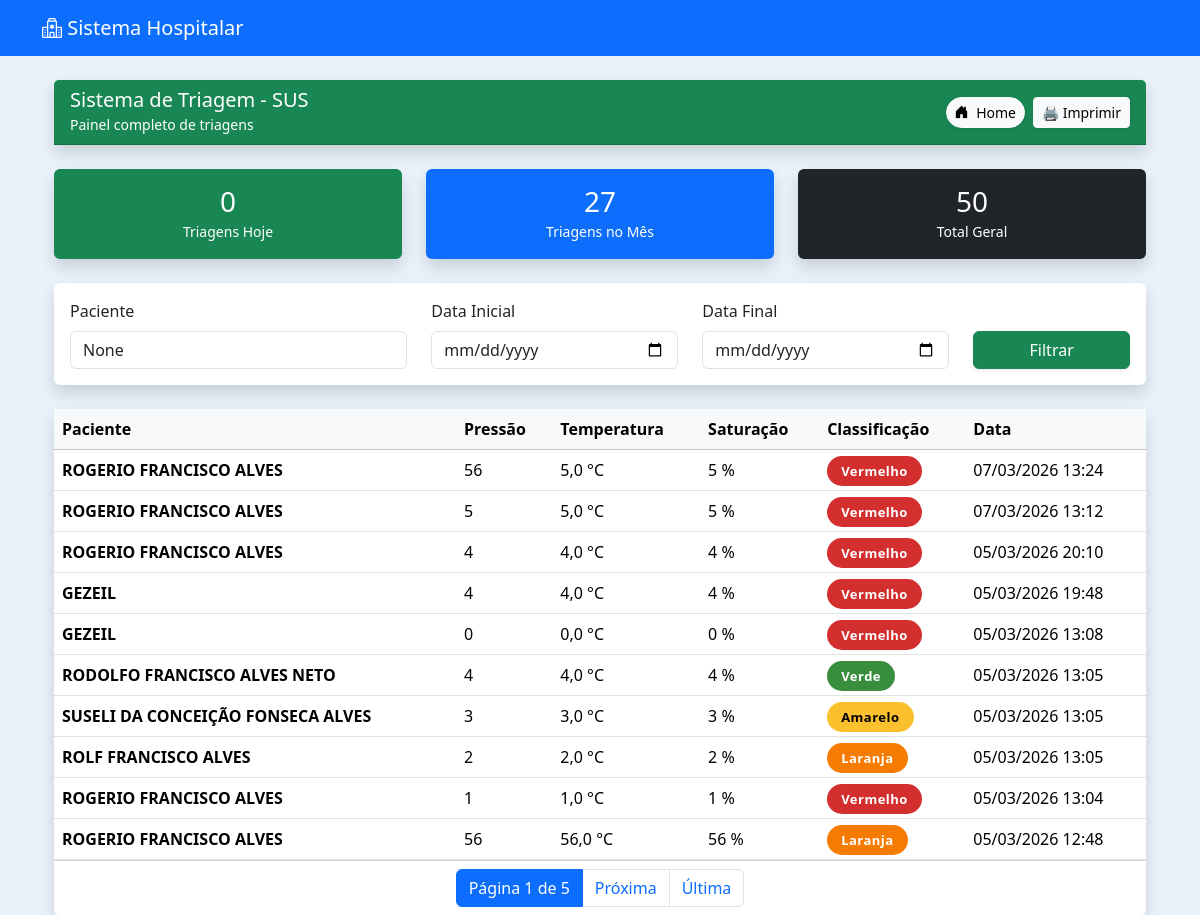
Page /triagem/historico/ (signed in) on the earlier database version.
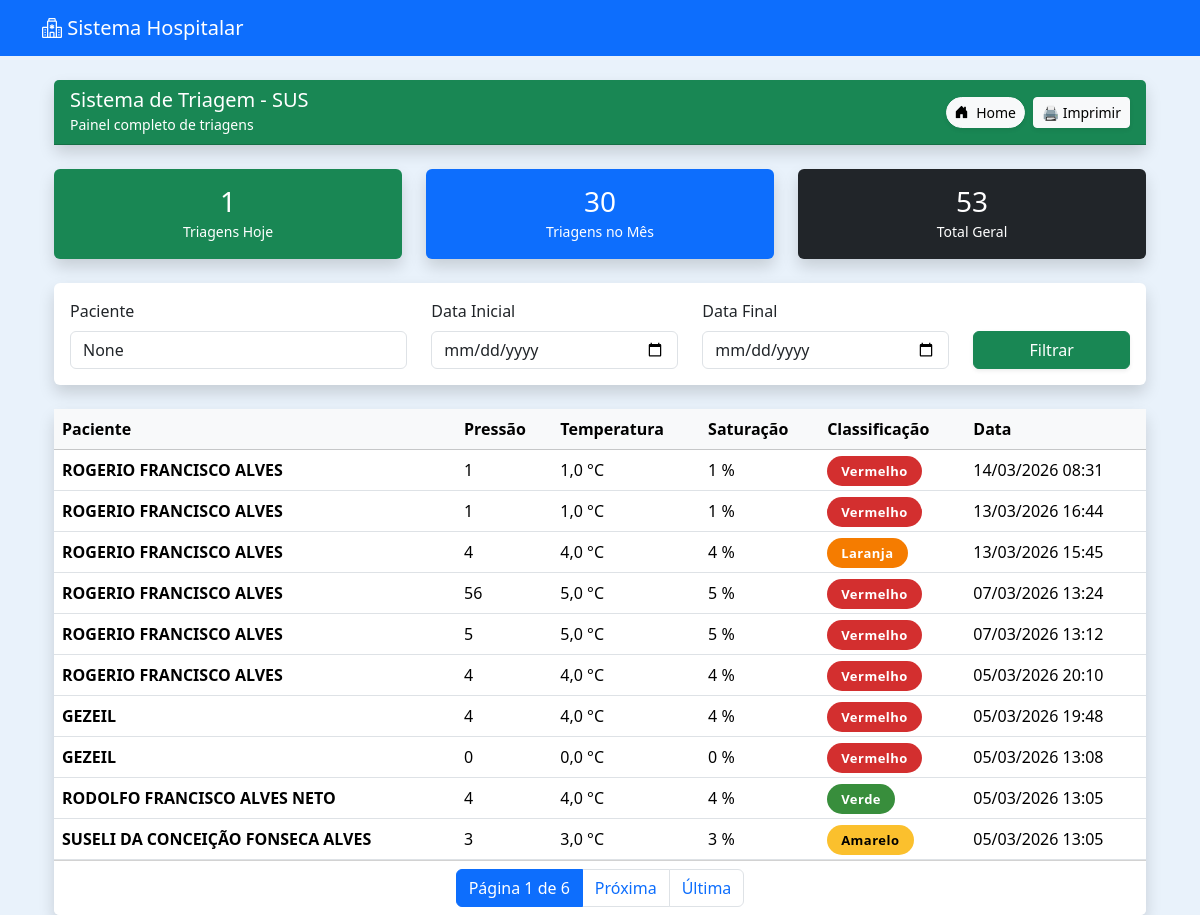
Same page on the later database version.
### triagem/models.py (models this page shows, shortened)
class Triagem(models.Model):
    RISCO_CHOICES = [
        ('Vermelho', 'Vermelho'),
        ('Laranja', 'Laranja'),
        ('Amarelo', 'Amarelo'),
        ('Verde', 'Verde'),
        ('Azul', 'Azul'),
    ]
    agendamento = models.OneToOneField(Agendamento, on_delete=models.CASCADE)
    paciente = models.ForeignKey(Paciente, on_delete=models.CASCADE)
    enfermeiro = models.ForeignKey(
        Usuario,
        on_delete=models.SET_NULL,
        null=True,
        blank=True,
        related_name="triagens_realizadas"
    )
    pressao_arterial = models.CharField(max_length=20)
    temperatura = models.DecimalField(max_digits=4, decimal_places=1)
    frequencia_cardiaca = models.IntegerField()
    saturacao = models.IntegerField()
    classificacao_risco = models.CharField(
        max_length=10,
        choices=RISCO_CHOICES,
        blank=True,
        null=True
    )
    observacoes = models.TextField(blank=True, null=True)
    atendido = models.BooleanField(default=False)
    data_triagem = models.DateTimeField(auto_now_add=True)
    entrou_fila = models.DateTimeField(null=True, blank=True)
    iniciou_atendimento = models.DateTimeField(null=True, blank=True)
    tempo_espera_minutos = models.IntegerField(null=True, blank=True)

### pacientes/models.py (models this page shows, shortened)
class Paciente(models.Model):
    nome = models.CharField(max_length=100)
    nome_social = models.CharField(max_length=100, blank=True, null=True)
    nome_mae = models.CharField(max_length=100)
    nome_pai = models.CharField(max_length=100, blank=True, null=True)
    cpf = models.CharField(
        max_length=14,
        unique=True,
        validators=[
            RegexValidator(
                r'^\d{3}\.\d{3}\.\d{3}-\d{2}$',
                'CPF inválido! Use XXX.XXX.XXX-XX'
            )
        ]
    )
    data_nascimento = models.DateField()
    SEXO_BIOLOGICO_CHOICES = [
        ('M', 'Masculino'),
        ('F', 'Feminino'),
        ('I', 'Intersexo'),
    ]
    sexo_biologico = models.CharField(max_length=1, choices=SEXO_BIOLOGICO_CHOICES)
    identidade_genero = models.CharField(max_length=50)
    orientacao_sexual = models.CharField(max_length=50)
    NACIONALIDADE_CHOICES = [
        ('BRASILEIRA', 'Brasileira'),
        ('ARGENTINA', 'Argentina'),
        ('BOLIVIANA', 'Boliviana'),
        ('CHILENA', 'Chilena'),
        ('COLOMBIANA', 'Colombiana'),
        ('PARAGUAIA', 'Paraguaia'),
        ('PERUANA', 'Peruana'),
        ('URUGUAIA', 'Uruguaia'),
        ('VENEZUELANA', 'Venezuelana'),
        ('OUTRA', 'Outra'),
    ]
    nacionalidade = models.CharField(
        max_length=20,
        choices=NACIONALIDADE_CHOICES,
        default='BRASILEIRA'
    )
    naturalidade = models.CharField(max_length=100)
    RACA_COR_CHOICES = [
        ('BRANCA', 'Branca'),
        ('PRETA', 'Preta'),
        ('PARDA', 'Parda'),
        ('AMARELA', 'Amarela'),
        ('INDIGENA', 'Indígena'),
    ]
    raca_cor = models.CharField(max_length=10, choices=RACA_COR_CHOICES)
    ESTADO_CIVIL_CHOICES = [
        ('SOLTEIRO', 'Solteiro(a)'),
        ('CASADO', 'Casado(a)'),
        ('DIVORCIADO', 'Divorciado(a)'),
        ('VIUVO', 'Viúvo(a)'),
        ('UNIAO_ESTAVEL', 'União Estável'),
    ]
    estado_civil = models.CharField(max_length=20, choices=ESTADO_CIVIL_CHOICES)
    ESCOLARIDADE_CHOICES = [
        ('SEM_INSTRUCAO', 'Sem instrução'),
        ('FUNDAMENTAL_INCOMPLETO', 'Fundamental incompleto'),
        ('FUNDAMENTAL_COMPLETO', 'Fundamental completo'),
        ('MEDIO_INCOMPLETO', 'Médio incompleto'),
        ('MEDIO_COMPLETO', 'Médio completo'),
        ('SUPERIOR_INCOMPLETO', 'Superior incompleto'),
        ('SUPERIOR_COMPLETO', 'Superior completo'),
        ('POS_GRADUACAO', 'Pós-graduação'),
        ('MESTRADO', 'Mestrado'),
        ('DOUTORADO', 'Doutorado'),
    ]
    escolaridade = models.CharField(max_length=30, choices=ESCOLARIDADE_CHOICES)
    profissao = models.CharField(max_length=50)
    rg = models.CharField(max_length=20)
    orgao_emissor = models.CharField(max_length=10)
    UF_CHOICES = [
        ('AC','AC'), ('AL','AL'), ('AP','AP'), ('AM','AM'),
        ('BA','BA'), ('CE','CE'), ('DF','DF'), ('ES','ES'),
        ('GO','GO'), ('MA','MA'), ('MT','MT'), ('MS','MS'),
        ('MG','MG'), ('PA','PA'), ('PB','PB'), ('PR','PR'),
        ('PE','PE'), ('PI','PI'), ('RJ','RJ'), ('RN','RN'),
        ('RS','RS'), ('RO','RO'), ('RR','RR'), ('SC','SC'),
        ('SP','SP'), ('SE','SE'), ('TO','TO'),
    ]
    uf_rg = models.CharField(max_length=2, choices=UF_CHOICES)
    cep = models.CharField(
        max_length=9,
        validators=[
            RegexValidator(
                r'^\d{5}-\d{3}$',
                'CEP inválido! Use XXXXX-XXX'
            )
        ]
    )
    endereco = models.CharField(max_length=100)
    numero = models.CharField(max_length=10)
    complemento = models.CharField(max_length=50, blank=True, null=True)
    bairro = models.CharField(max_length=50)
    municipio = models.CharField(max_length=50)
    uf = models.CharField(max_length=2, choices=UF_CHOICES)
    ZONA_CHOICES = [
        ('URBANA', 'Urbana'),
        ('RURAL', 'Rural'),
    ]
    zona = models.CharField(max_length=6, choices=ZONA_CHOICES)
    telefone_fixo = models.CharField(
        max_length=15,
        blank=True,
        null=True,
        validators=[
            RegexValidator(
                r'^\(\d{2}\)\s\d{4}-\d{4}$',
                'Telefone inválido! Use (XX) XXXX-XXXX'
            )
        ]
    )
    celular = models.CharField(
        max_length=15,
        validators=[
            RegexValidator(
                r'^\(\d{2}\)\s\d{5}-\d{4}$',
                'Celular inválido! Use (XX) XXXXX-XXXX'
            )
        ]
    )
    whatsapp = models.BooleanField(default=False)
    email = models.EmailField(blank=True, null=True)
    cartao_sus = models.CharField(max_length=18, blank=True, null=True)
    criado_por = models.ForeignKey(
        User,
        on_delete=models.SET_NULL,
        null=True,
        blank=True,
        related_name='pacientes_criados'
    )
    data_criacao = models.DateTimeField(default=timezone.now, editable=False)
    data_atualizacao = models.DateTimeField(auto_now=True)

### triagem/views.py (the view)
# urls.py: path('historico/', views.historico_triagens, name='historico_triagens'),
@login_required
def historico_triagens(request):
    triagens = Triagem.objects.select_related(
        'paciente', 'enfermeiro'
    ).order_by('-data_triagem')
    busca = request.GET.get('busca')
    data_inicio = request.GET.get('data_inicio')
    data_fim = request.GET.get('data_fim')
    if busca:
        triagens = triagens.filter(
            paciente__nome__icontains=busca
        )
    if data_inicio:
        triagens = triagens.filter(
            data_triagem__date__gte=data_inicio
        )
    if data_fim:
        triagens = triagens.filter(
            data_triagem__date__lte=data_fim
        )
    paginator = Paginator(triagens, 10)
    page = request.GET.get('page')
    triagens_page = paginator.get_page(page)
    hoje = timezone.now().date()
    agora = timezone.now()
    total_hoje = Triagem.objects.filter(
        data_triagem__date=hoje
    ).count()
    total_mes = Triagem.objects.filter(
        data_triagem__year=agora.year,
        data_triagem__month=agora.month
    ).count()
    total_geral = Triagem.objects.count()
    por_dia = (
        Triagem.objects
        .annotate(dia=TruncDate('data_triagem'))
        .values('dia')
        .annotate(total=Count('id'))
        .order_by('-dia')
    )
    por_mes = (
        Triagem.objects
        .annotate(mes=TruncMonth('data_triagem'))
        .values('mes')
        .annotate(total=Count('id'))
        .order_by('-mes')
    )
    context = {
        'triagens': triagens_page,
        'page_obj': triagens_page,
        'busca': busca,
        'data_inicio': data_inicio,
        'data_fim': data_fim,
        'total_hoje': total_hoje,
        'total_mes': total_mes,
        'total_geral': total_geral,
        'por_dia': por_dia,
        'por_mes': por_mes,
    }
    return render(
        request,
        'triagem/historico_triagens.html',
        context
    )

### triagem/templates/triagem/historico_triagens.html (shortened to what the changed rows need)
{% extends 'usuarios/base.html' %}
{% block content %}
<div class="container-fluid mt-4">
<div class="row mb-4">
    <div class="col-md-4">
        <div class="card shadow border-0 bg-success text-white text-center">
            <div class="card-body">
                <h3 class="mb-0">{{ total_hoje }}</h3>
                <small>Triagens Hoje</small>
            </div>
        </div>
    </div>
    <div class="col-md-4">
        <div class="card shadow border-0 bg-primary text-white text-center">
            <div class="card-body">
                <h3 class="mb-0">{{ total_mes }}</h3>
                <small>Triagens no Mês</small>
            </div>
        </div>
    </div>
    <div class="col-md-4">
        <div class="card shadow border-0 bg-dark text-white text-center">
            <div class="card-body">
                <h3 class="mb-0">{{ total_geral }}</h3>
                <small>Total Geral</small>
            </div>
        </div>
    </div>
</div>
<div class="card shadow border-0">
    <div class="table-responsive">
        <table class="table table-hover align-middle mb-0">
            <thead class="table-light">
                <tr>
                    <th>Paciente</th>
                    <th>Pressão</th>
                    <th>Temperatura</th>
                    <th>Saturação</th>
                    <th>Classificação</th>
                    <th>Data</th>
                </tr>
            </thead>
            <tbody>
                {% for t in triagens %}
                <tr>
                    <td><strong>{{ t.paciente.nome }}</strong></td>
                    <td>{{ t.pressao_arterial }}</td>
                    <td>{{ t.temperatura }} °C</td>
                    <td>{{ t.saturacao }} %</td>
                    <td>
                        <span class="badge-sus {{ t.classificacao_risco }}">
                            {{ t.classificacao_risco }}
                        </span>
                    </td>
                    <td>{{ t.data_triagem|date:"d/m/Y H:i" }}</td>
                </tr>
                {% empty %}
                <tr>
                    <td colspan="6" class="text-center p-4 text-muted">
                        Nenhum registro encontrado
                    </td>
                </tr>
                {% endfor %}
            </tbody>
        </table>
    </div>
    <div class="card-footer bg-white">
        <nav>
            <ul class="pagination justify-content-center mb-0">
                <li class="page-item active">
                    <span class="page-link">
                        Página {{page_obj.number}} de {{page_obj.paginator.num_pages}}
                    </span>
                </li>
            </ul>
        </nav>
    </div>
</div>
</div>
{% endblock %}

Differences in the rows shown:
no longer on this page (row unchanged): Triagem: paciente.nome "ROLF FRANCISCO ALVES", pressao_arterial "2", temperatura "2,0", saturacao "2", classificacao_risco "Laranja", data_triagem "05/03/2026 13:05"
no longer on this page (row unchanged): Triagem: paciente.nome "ROGERIO FRANCISCO ALVES", pressao_arterial "1", temperatura "1,0", saturacao "1", classificacao_risco "Vermelho", data_triagem "05/03/2026 13:04"
no longer on this page (row unchanged): Triagem: paciente.nome "ROGERIO FRANCISCO ALVES", pressao_arterial "56", temperatura "56,0", saturacao "56", classificacao_risco "Laranja", data_triagem "05/03/2026 12:48"
added Triagem: paciente.nome "ROGERIO FRANCISCO ALVES", pressao_arterial "1", temperatura "1,0", saturacao "1", classificacao_risco "Vermelho", data_triagem "14/03/2026 08:31"
added Triagem: paciente.nome "ROGERIO FRANCISCO ALVES", pressao_arterial "1", temperatura "1,0", saturacao "1", classificacao_risco "Vermelho", data_triagem "13/03/2026 16:44"
added Triagem: paciente.nome "ROGERIO FRANCISCO ALVES", pressao_arterial "4", temperatura "4,0", saturacao "4", classificacao_risco "Laranja", data_triagem "13/03/2026 15:45"
Other differences:
{{ total_hoje }}: "0" → "1"
{{ total_mes }}: "27" → "30"
{{ total_geral }}: "50" → "53"
{{ page_obj.paginator.num_pages }}: "5" → "6"
